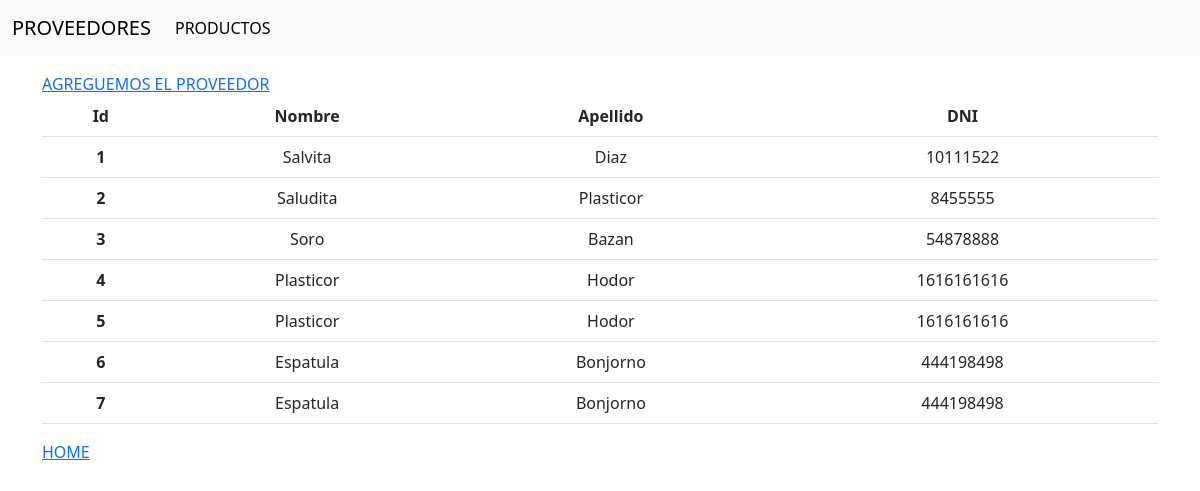
The page /proveedores/listado on the database as committed earlier.
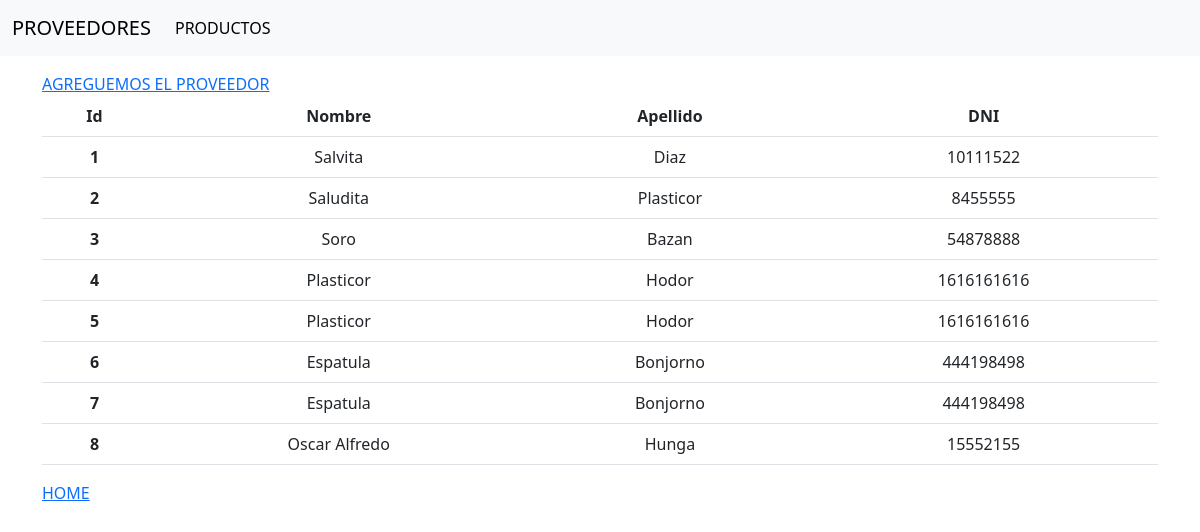
The same page on the database as committed later.
### StockControl/models.py (models this page shows, shortened)
class Proveedor(models.Model):
    nombre = models.CharField(max_length=50)
    apellido = models.CharField(max_length=50)
    dni = models.IntegerField()

### StockControl/views.py (the view)
def proveedores(request):
    proveedores = Proveedor.objects.all()
    return render(request, 'listado_proveedores.html', {'proveedores': proveedores})

### StockControl/templates/listado_proveedores.html
{% extends 'base.html' %}
{% block 'contenido' %}
<table class="table text-center">
  <thead>
    <tr>
      <th scope="col">Id</th>
      <th scope="col">Nombre</th>
      <th scope="col">Apellido</th>
      <th scope="col">DNI</th>
    </tr>
  </thead>
  <tbody>
    {% for p in proveedores %}
    <tr>
      <th scope="row">{{ p.id }}</th>
      <td>{{ p.nombre }}</td>
      <td>{{ p.apellido }}</td>
      <td>{{ p.dni }}</td>
    {% endfor %}
  </tbody>
    <div>
    <a href="../proveedores/agregar"> AGREGUEMOS EL PROVEEDOR</a>
    </div>
</table>
<div>
    <a href='..'> HOME</a>
</div>
{% endblock %}

### StockControl/templates/base.html (shortened to what this page needs)
<!DOCTYPE html>
<html lang="en">
<head>
    <link href="https://cdn.jsdelivr.net/npm/bootstrap@5.3.0-alpha3/dist/css/bootstrap.min.css" rel="stylesheet"
>
    <link rel="stylesheet" href="https://cdnjs.cloudflare.com/ajax/libs/font-awesome/6.4.0/css/all.min.css"
 />
</head>
<body>
    <nav class="navbar navbar-expand-lg bg-body-tertiary">
        <div class="container-fluid">
            <a class="navbar-brand" href="../proveedores/listado">PROVEEDORES</a>
            <div class="collapse navbar-collapse" id="navbarSupportedContent">
                <ul class="navbar-nav me-auto mb-2 mb-lg-0">
                    <li class="nav-item">
                        <a class="nav-link active" aria-current="page" href="../productos/listado">PRODUCTOS</a>
                    </li>
                </ul>
            </div>
        </div>
    </nav>
    <div class="container mt-3">
        {% block 'contenido' %}
        {% endblock %}
    </div>
</body>
</html>

Rows that differ between the two databases and show on the page:
added Proveedor: id "8", nombre "Oscar Alfredo", apellido "Hunga", dni "15552155"
